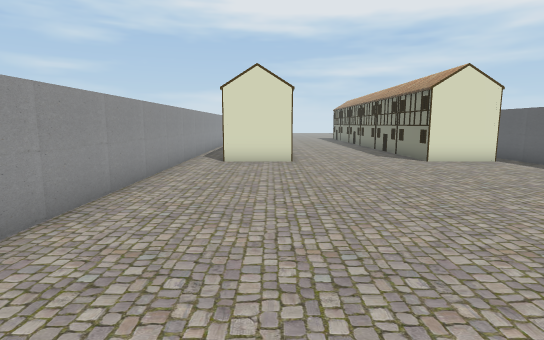
[1] (above)

18 first-person views from a walk through a 3-D level made in the Unity game engine. The camera is 1.3 m above the floor, tilts 8° down and sees 80° across. The floor is counted in squares, 1 m on a side. Each view is taken from the middle of a square. On the plan, view 1 faces up. The plan holds only what a view shows up to about 14 squares ahead; the rest is blank. The place goes on beyond the plan.

[2]
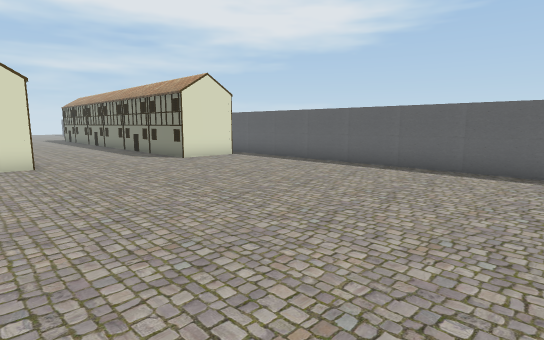

[3]
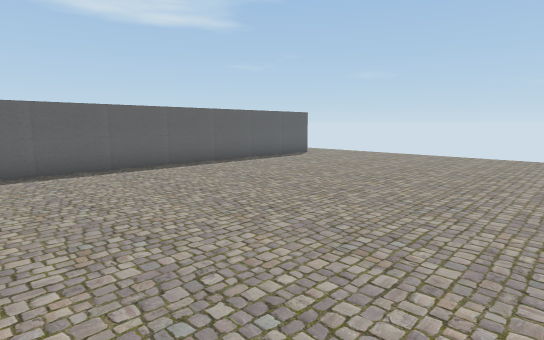

[4]
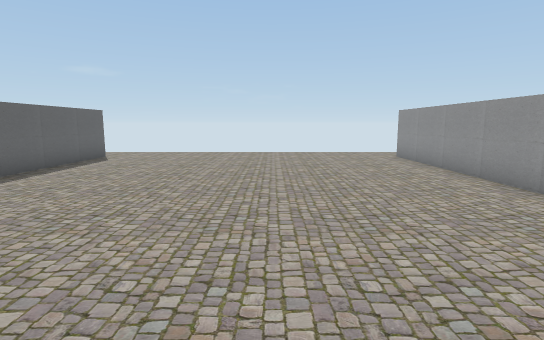

[5]
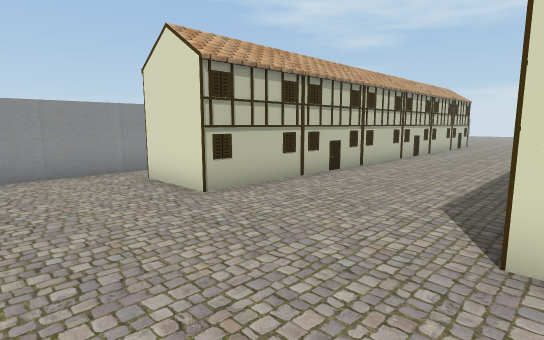

[6]
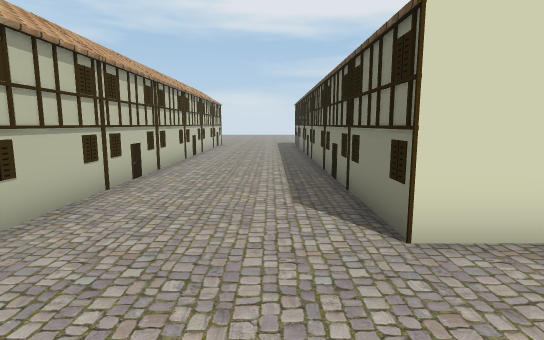

[7]
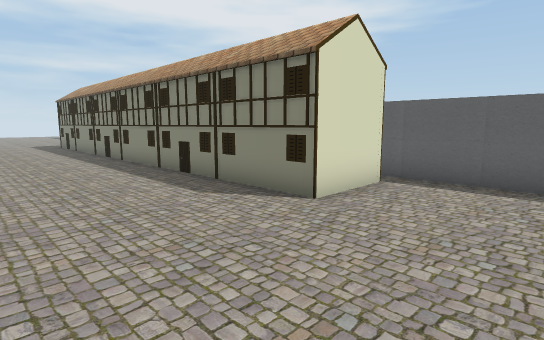

[8]
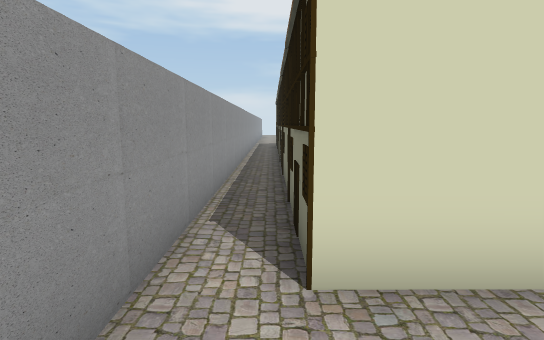

[9]
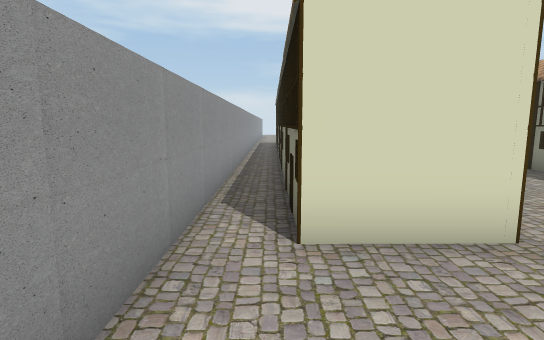

[10]
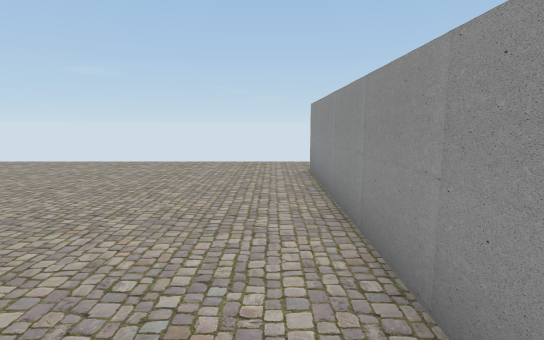

[11]
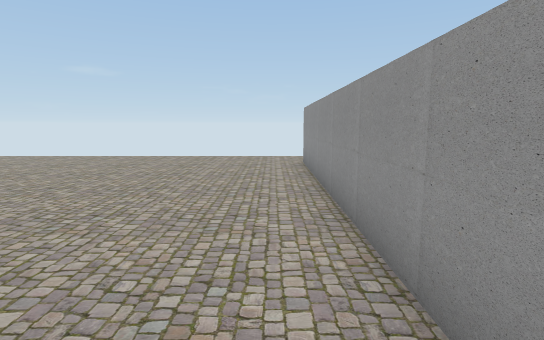

[12]
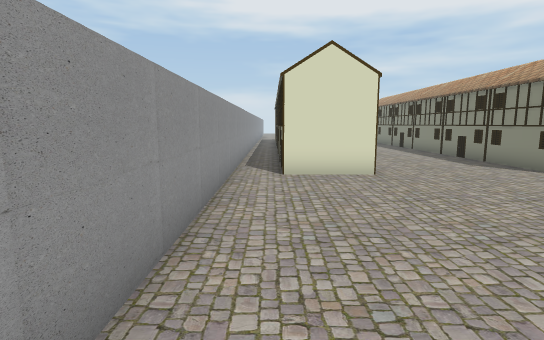

[13]
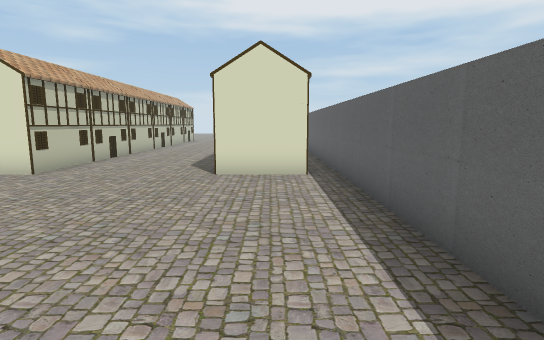

[14]
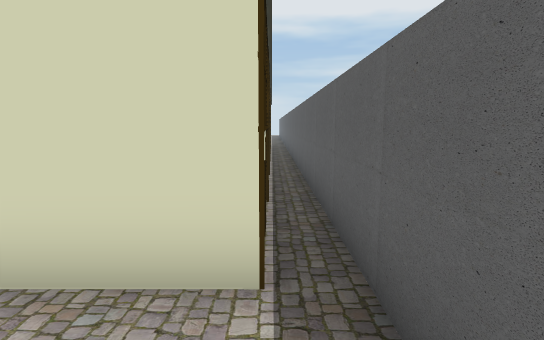

[15]
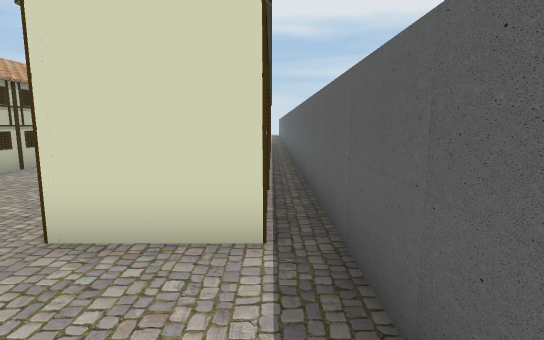

[16]
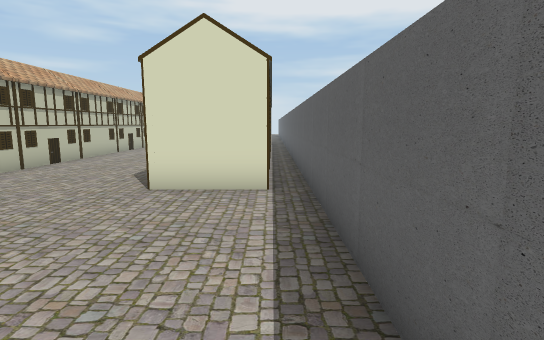

[17]
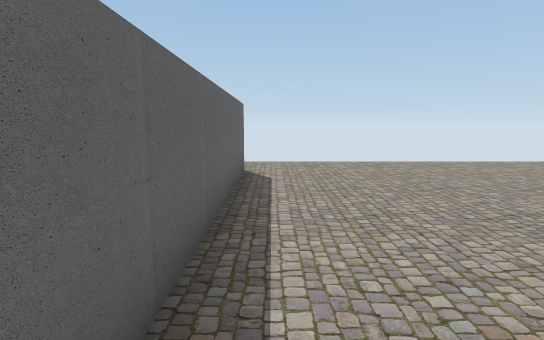

[18]
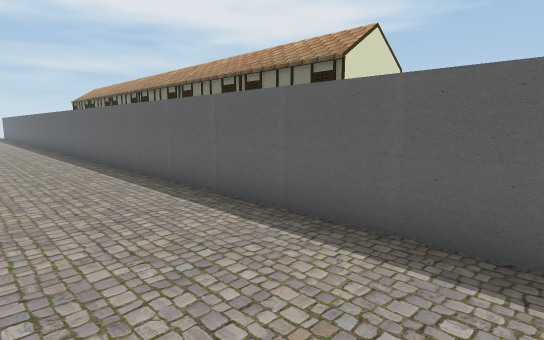

### Floor plan
Key: @ floor where view 1 was taken; # wall or solid block; . floor; H house.
Columns run from 7 left of view 1 to 9 right of it. Each row starts with its distance up from view 1.
 21  ...#HHHH....   #
 20  ...#H HH....H  #
 19  ...#H  H....H H#
 18  ...#H  H....H  #
 17  ...#HHHH....H  #
 16  ...#HHHH....HHH#
 15  ...#HHHH....HHH#
 14 ....#HHHH....HHH#
 13 ....#H  H....H.H#
 12 ....#HHHH....HHH#
 11 ....#...........#
 10 ....#...........#
  9  ...#...........#
  8 . ..#...........#
  7     #...........#
  6     #...........#
  5     #...........#
  4     #...........#
  3     #...........#
  2     #...........#
  1     #...........#
  0     #..@........#
 -1     #...........#
 -2     #...........#
 -3     #...........#
 -4     #...........#
 -5     #...........#
 -6     #...........#
 -7     #...........#
 -8     #...........#
 -9     .............
-10     .............

Where each view was taken, in squares from view 1:
view 1: 0 up, 0 right, facing up
view 2: 0 up, 1 left, facing up-right
view 3: 4 up, 1 left, facing down-right
view 4: 5 up, 2 right, facing down
view 5: 8 up, 6 right, facing up-left
view 6: 8 up, 4 right, facing up
view 7: 8 up, 1 right, facing up-right
view 8: 9 up, 2 left, facing up
view 9: 8 up, 2 left, facing up
view 10: 1 up, 2 left, facing down
view 11: 3 up, 2 left, facing down
view 12: 3 up, 2 left, facing up
view 13: 3 up, 7 right, facing up
view 14: 9 up, 8 right, facing up
view 15: 8 up, 8 right, facing up
view 16: 5 up, 8 right, facing up
view 17: 1 up, 8 right, facing down
view 18: 8 up, 7 left, facing up-right
